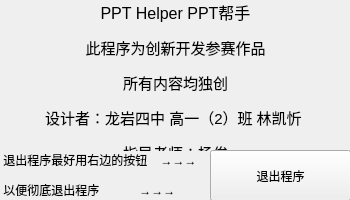
<?xml version="1.0" encoding="UTF-8"?>
<ui version="4.0">
 <class>root</class>
 <widget class="QWidget" name="root">
  <property name="geometry">
   <rect>
    <x>0</x>
    <y>0</y>
    <width>350</width>
    <height>200</height>
   </rect>
  </property>
  <property name="windowTitle">
   <string>PPT Helper-by k4641321</string>
  </property>
  <property name="windowIcon">
   <iconset theme=".\main\"/>
  </property>
  <widget class="QLabel" name="label">
   <property name="geometry">
    <rect>
     <x>0</x>
     <y>0</y>
     <width>351</width>
     <height>151</height>
    </rect>
   </property>
   <property name="text">
    <string>&lt;html&gt;&lt;head/&gt;&lt;body&gt;&lt;p align=&quot;center&quot;&gt;&lt;span style=&quot; font-size:12pt;&quot;&gt;PPT Helper PPT帮手&lt;/span&gt;&lt;/p&gt;&lt;p align=&quot;center&quot;&gt;&lt;span style=&quot; font-size:11pt;&quot;&gt;此程序为创新开发参赛作品&lt;/span&gt;&lt;/p&gt;&lt;p align=&quot;center&quot;&gt;&lt;span style=&quot; font-size:11pt;&quot;&gt;所有内容均独创&lt;/span&gt;&lt;/p&gt;&lt;p align=&quot;center&quot;&gt;&lt;span style=&quot; font-size:11pt;&quot;&gt;设计者：龙岩四中 高一（2）班 林凯忻 &lt;/span&gt;&lt;/p&gt;&lt;p align=&quot;center&quot;&gt;&lt;span style=&quot; font-size:11pt;&quot;&gt;指导老师：杨俊&lt;/span&gt;&lt;/p&gt;&lt;/body&gt;&lt;/html&gt;</string>
   </property>
  </widget>
  <widget class="QPushButton" name="exit">
   <property name="geometry">
    <rect>
     <x>210</x>
     <y>150</y>
     <width>141</width>
     <height>51</height>
    </rect>
   </property>
   <property name="text">
    <string>退出程序</string>
   </property>
  </widget>
  <widget class="QLabel" name="label_2">
   <property name="geometry">
    <rect>
     <x>0</x>
     <y>150</y>
     <width>211</width>
     <height>51</height>
    </rect>
   </property>
   <property name="text">
    <string>&lt;!DOCTYPE HTML PUBLIC &quot;-//W3C//DTD HTML 4.0//EN&quot; &quot;http://www.w3.org/TR/REC-html40/strict.dtd&quot;&gt;
&lt;html&gt;&lt;head&gt;&lt;meta name=&quot;qrichtext&quot; content=&quot;1&quot; /&gt;&lt;style type=&quot;text/css&quot;&gt;
p, li { white-space: pre-wrap; }
&lt;/style&gt;&lt;/head&gt;&lt;body style=&quot; font-family:'SimSun'; font-size:9pt; font-weight:400; font-style:normal;&quot;&gt;
&lt;p style=&quot; margin-top:12px; margin-bottom:12px; margin-left:0px; margin-right:0px; -qt-block-indent:0; text-indent:0px;&quot;&gt; 退出程序最好用右边的按钮    →→→&lt;/p&gt;
&lt;p style=&quot; margin-top:12px; margin-bottom:12px; margin-left:0px; margin-right:0px; -qt-block-indent:0; text-indent:0px;&quot;&gt; 以便彻底退出程序            →→→&lt;/p&gt;&lt;/body&gt;&lt;/html&gt;</string>
   </property>
  </widget>
 </widget>
 <resources/>
 <connections/>
</ui>
